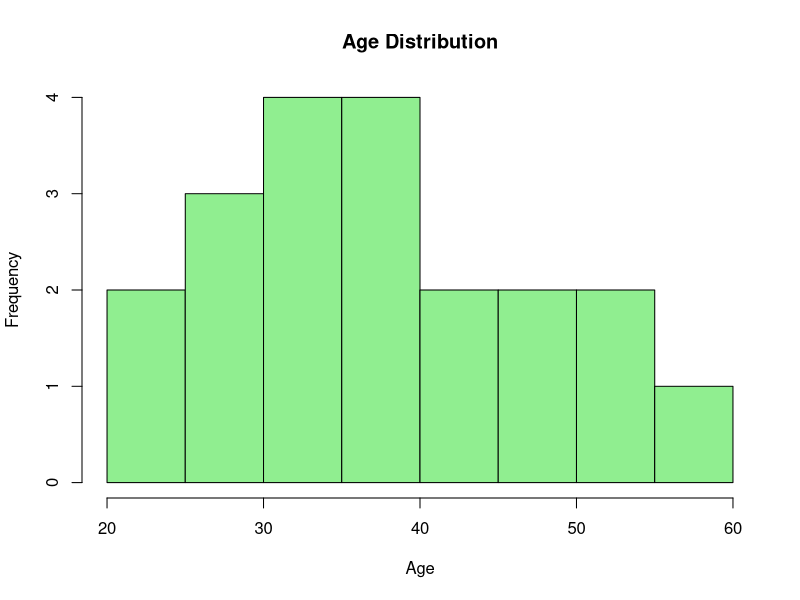

Write the R code that produced this figure.
# This program creates a simple histogram to show the distribution of ages

# Sample data: ages of a group of people
ages <- c(22, 25, 29, 30, 30, 31, 33, 35, 35, 36, 38, 40, 40, 42, 45, 48, 50, 52, 55, 60)

# Create the histogram
hist(ages,
     breaks = 8,  # Number of bins/groups
     col = "lightgreen",  # Fill color for bars
     border = "black",  # Color of bar borders
     main = "Age Distribution",  # Title of the histogram
     xlab = "Age",  # X-axis label
     ylab = "Frequency"  # Y-axis label
)
